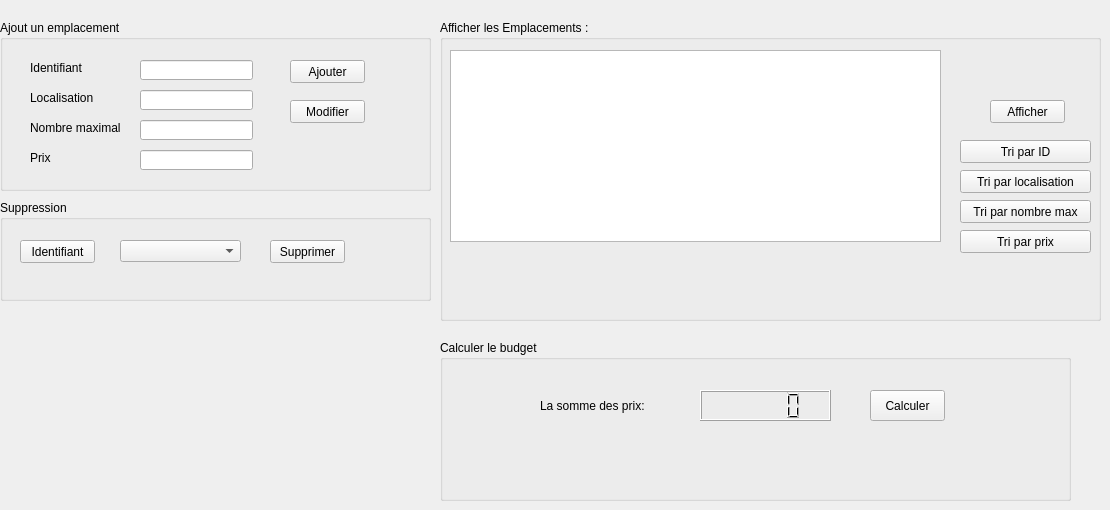
     <widget class="QWidget" name="tab_11">
      <attribute name="title">
       <string>Gestion des emplacements</string>
      </attribute>
      <widget class="QGroupBox" name="groupBox_13">
       <property name="geometry">
        <rect>
         <x>0</x>
         <y>20</y>
         <width>431</width>
         <height>171</height>
        </rect>
       </property>
       <property name="title">
        <string>Ajout un emplacement</string>
       </property>
       <widget class="QLabel" name="label_31">
        <property name="geometry">
         <rect>
          <x>30</x>
          <y>40</y>
          <width>101</width>
          <height>16</height>
         </rect>
        </property>
        <property name="text">
         <string>Identifiant</string>
        </property>
       </widget>
       <widget class="QLabel" name="label_32">
        <property name="geometry">
         <rect>
          <x>30</x>
          <y>70</y>
          <width>101</width>
          <height>16</height>
         </rect>
        </property>
        <property name="text">
         <string>Localisation</string>
        </property>
       </widget>
       <widget class="QLabel" name="label_33">
        <property name="geometry">
         <rect>
          <x>30</x>
          <y>100</y>
          <width>91</width>
          <height>16</height>
         </rect>
        </property>
        <property name="text">
         <string>Nombre maximale</string>
        </property>
       </widget>
       <widget class="QLineEdit" name="le_id">
        <property name="geometry">
         <rect>
          <x>140</x>
          <y>40</y>
          <width>113</width>
          <height>20</height>
         </rect>
        </property>
       </widget>
       <widget class="QLineEdit" name="le_localisation">
        <property name="geometry">
         <rect>
          <x>140</x>
          <y>70</y>
          <width>113</width>
          <height>20</height>
         </rect>
        </property>
       </widget>
       <widget class="QLineEdit" name="le_nb_max">
        <property name="geometry">
         <rect>
          <x>140</x>
          <y>100</y>
          <width>113</width>
          <height>20</height>
         </rect>
        </property>
       </widget>
       <widget class="QPushButton" name="pb_ajouter_Lina">
        <property name="geometry">
         <rect>
          <x>290</x>
          <y>40</y>
          <width>75</width>
          <height>23</height>
         </rect>
        </property>
        <property name="text">
         <string>Ajouter</string>
        </property>
       </widget>
       <widget class="QPushButton" name="pb_modifier__Lina">
        <property name="geometry">
         <rect>
          <x>290</x>
          <y>80</y>
          <width>75</width>
          <height>23</height>
         </rect>
        </property>
        <property name="text">
         <string>Modifier</string>
        </property>
       </widget>
       <widget class="QLineEdit" name="le_prix">
        <property name="geometry">
         <rect>
          <x>140</x>
          <y>130</y>
          <width>113</width>
          <height>20</height>
         </rect>
        </property>
       </widget>
       <widget class="QLabel" name="label_34">
        <property name="geometry">
         <rect>
          <x>30</x>
          <y>130</y>
          <width>91</width>
          <height>16</height>
         </rect>
        </property>
        <property name="text">
         <string>Prix</string>
        </property>
       </widget>
      </widget>
      <widget class="QGroupBox" name="groupBox_14">
       <property name="geometry">
        <rect>
         <x>0</x>
         <y>200</y>
         <width>431</width>
         <height>101</height>
        </rect>
       </property>
       <property name="title">
        <string>Suppression</string>
       </property>
       <widget class="QPushButton" name="pb_supprimer__Lina">
        <property name="geometry">
         <rect>
          <x>270</x>
          <y>40</y>
          <width>75</width>
          <height>23</height>
         </rect>
        </property>
        <property name="text">
         <string>Supprimer</string>
        </property>
       </widget>
       <widget class="QComboBox" name="sup_2">
        <property name="geometry">
         <rect>
          <x>120</x>
          <y>40</y>
          <width>121</width>
          <height>22</height>
         </rect>
        </property>
       </widget>
       <widget class="QPushButton" name="pb_id_afficher_Lina">
        <property name="geometry">
         <rect>
          <x>20</x>
          <y>40</y>
          <width>75</width>
          <height>23</height>
         </rect>
        </property>
        <property name="text">
         <string>Identifiant</string>
        </property>
       </widget>
      </widget>
      <widget class="QGroupBox" name="groupBox_15">
       <property name="geometry">
        <rect>
         <x>440</x>
         <y>20</y>
         <width>661</width>
         <height>301</height>
        </rect>
       </property>
       <property name="title">
        <string>Afficher les Emplacements :</string>
       </property>
       <widget class="QTableView" name="tab_emplacement">
        <property name="geometry">
         <rect>
          <x>10</x>
          <y>30</y>
          <width>491</width>
          <height>192</height>
         </rect>
        </property>
       </widget>
       <widget class="QPushButton" name="pb_afficher_Lina">
        <property name="geometry">
         <rect>
          <x>550</x>
          <y>80</y>
          <width>75</width>
          <height>23</height>
         </rect>
        </property>
        <property name="text">
         <string>Afficher</string>
        </property>
       </widget>
       <widget class="QPushButton" name="pb_triId_Lina">
        <property name="geometry">
         <rect>
          <x>520</x>
          <y>120</y>
          <width>131</width>
          <height>23</height>
         </rect>
        </property>
        <property name="text">
         <string>Tri par ID</string>
        </property>
       </widget>
       <widget class="QPushButton" name="pb_triLocalisation_Lina">
        <property name="geometry">
         <rect>
          <x>520</x>
          <y>150</y>
          <width>131</width>
          <height>23</height>
         </rect>
        </property>
        <property name="text">
         <string>Tri par localisation</string>
        </property>
       </widget>
       <widget class="QPushButton" name="pb_triPrix_Lina">
        <property name="geometry">
         <rect>
          <x>520</x>
          <y>210</y>
          <width>131</width>
          <height>23</height>
         </rect>
        </property>
        <property name="text">
         <string>Tri par prix</string>
        </property>
       </widget>
       <widget class="QPushButton" name="pb_triNbMax_Lina">
        <property name="geometry">
         <rect>
          <x>520</x>
          <y>180</y>
          <width>131</width>
          <height>23</height>
         </rect>
        </property>
        <property name="text">
         <string>Tri par nombre max</string>
        </property>
       </widget>
      </widget>
      <widget class="QGroupBox" name="groupBox_16">
       <property name="geometry">
        <rect>
         <x>440</x>
         <y>340</y>
         <width>631</width>
         <height>161</height>
        </rect>
       </property>
       <property name="title">
        <string>Calculer le budget</string>
       </property>
       <widget class="QLabel" name="label_35">
        <property name="geometry">
         <rect>
          <x>100</x>
          <y>50</y>
          <width>181</width>
          <height>31</height>
         </rect>
        </property>
        <property name="text">
         <string>La somme des prix:</string>
        </property>
       </widget>
       <widget class="QPushButton" name="pb_calculer_Lina">
        <property name="geometry">
         <rect>
          <x>430</x>
          <y>50</y>
          <width>75</width>
          <height>31</height>
         </rect>
        </property>
        <property name="text">
         <string>Calculer</string>
        </property>
       </widget>
       <widget class="QLCDNumber" name="res_calculer">
        <property name="geometry">
         <rect>
          <x>260</x>
          <y>50</y>
          <width>131</width>
          <height>31</height>
         </rect>
        </property>
       </widget>
      </widget>
     </widget>
